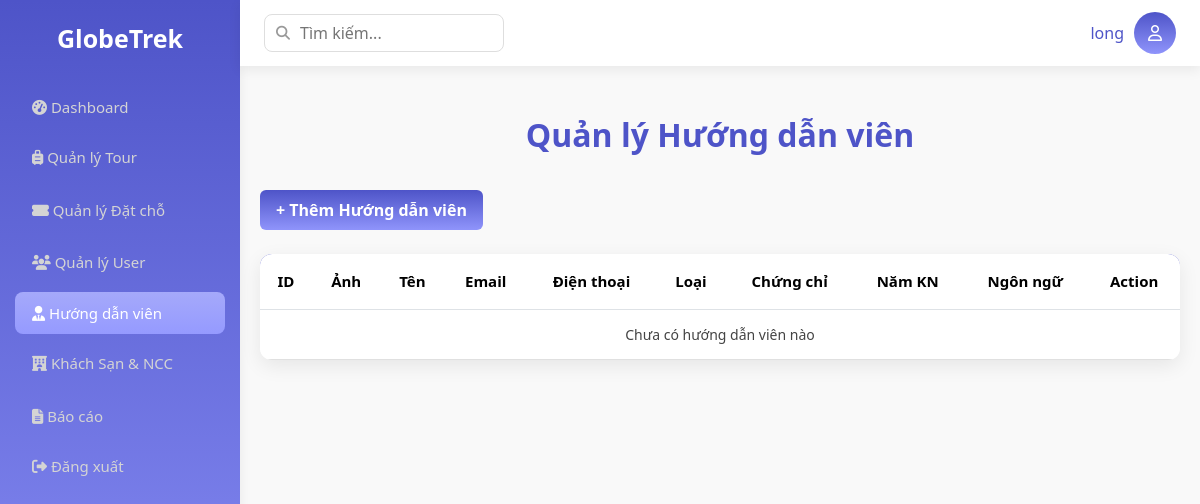
The page /Base/?action=list-guide (signed in) on the database as committed earlier.
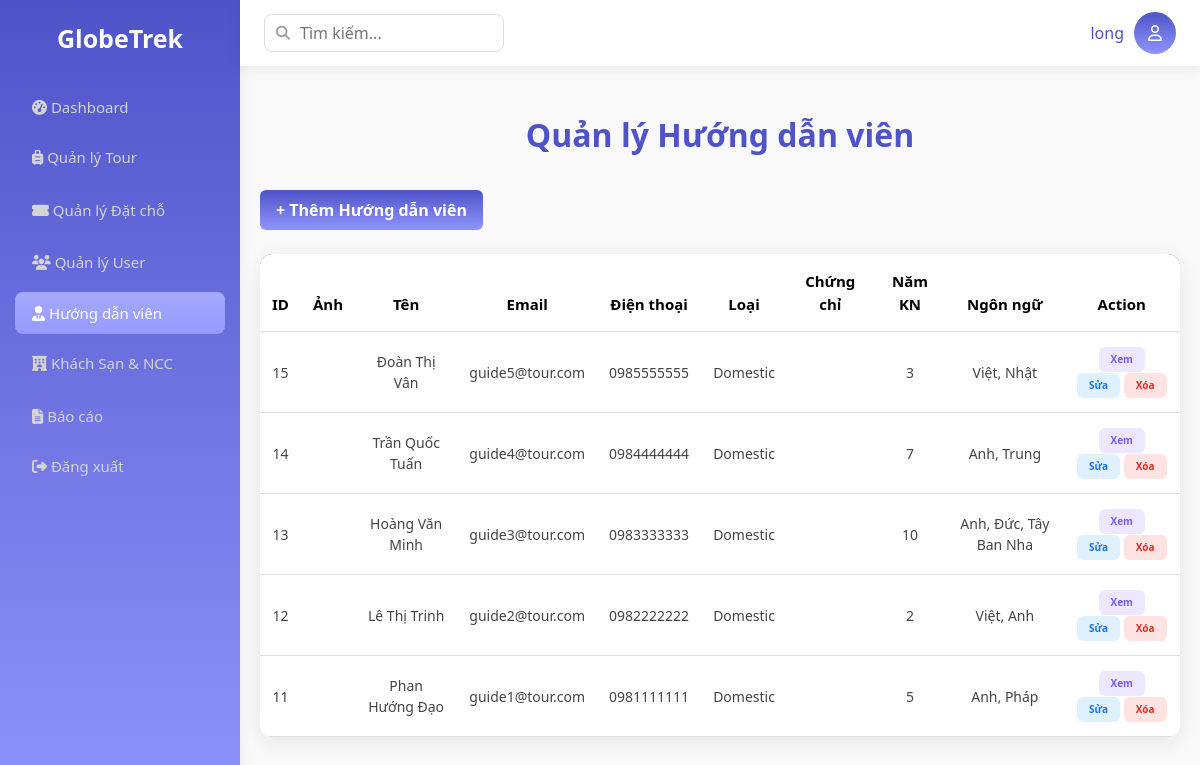
The same page on the database as committed later.
### tables this page shows
CREATE TABLE `guide_profiles` (
  `user_id` int NOT NULL,
  `category` enum('domestic','international') DEFAULT 'domestic',
  `specialty_route` varchar(255) DEFAULT NULL,
  `specialty_group` enum('corporate','leisure','vip','standard') DEFAULT 'standard',
  `certification` text,
  `health_status` text,
  `notes` text,
  `date_of_birth` date DEFAULT NULL,
  `photo_url` varchar(255) DEFAULT NULL,
  `experience_years` int DEFAULT NULL,
  `languages` varchar(255) DEFAULT NULL
);

CREATE TABLE `users` (
  `id` int NOT NULL,
  `email` varchar(150) NOT NULL,
  `password` varchar(255) NOT NULL,
  `name` varchar(100) NOT NULL,
  `phone` varchar(20) NOT NULL,
  `role` enum('admin','customer','guide') NOT NULL,
  `created_at` timestamp NULL DEFAULT CURRENT_TIMESTAMP
);

### Base/controllers/GuideController.php (called while the page is built, shortened)
<?php
class GuideController
{
    public function listGuide()
    {
        $guides = new GuideModel();
        $listGuides = $guides->getAll();
        require_once PATH_VIEW . 'main.php';
    }
}

### Base/index.php (called while the page is built, shortened)
<?php
spl_autoload_register(function ($class) {
    $fileName = "$class.php";
    $fileModel              = PATH_MODEL . $fileName;
});
require_once './routes/index.php';

### Base/models/BaseModel.php (called while the page is built, shortened)
<?php
class BaseModel
{
    protected $pdo;
    public function __construct()
    {
        $dsn = sprintf('mysql:host=%s;port=%s;dbname=%s;charset=utf8', DB_HOST, DB_PORT, DB_NAME);
        try {
            $this->pdo = new PDO($dsn, DB_USERNAME, DB_PASSWORD, DB_OPTIONS);
        } catch (PDOException $e) {
            die("Kết nối cơ sở dữ liệu thất bại: {$e->getMessage()}. Vui lòng thử lại sau.");
        }
    }
    public function __destruct()
    {
        $this->pdo = null;
    }
    public function getConnection()
    {
        return $this->pdo;
}
}

### Base/models/GuideModel.php (called while the page is built, shortened)
<?php
class GuideModel
{
    public $db;
    protected $tableUser = 'users';
    protected $tableProfile = 'guide_profiles';
    public function __construct()
    {
        $baseModel = new BaseModel();
        $this->db = $baseModel->getConnection();
    }
    public function getAll()
    {
        $sql = "SELECT u.*, gp.*
                FROM {$this->tableUser} u
                JOIN {$this->tableProfile} gp ON u.id = gp.user_id
                WHERE u.role='guide'
                ORDER BY u.id DESC";
        $stmt = $this->db->prepare($sql);
        $stmt->execute();
        return $stmt->fetchAll();
    }
}

### Base/views/admin/guides/list-guide.php (the view, shortened to what this page needs)
<?php include PATH_VIEW . 'layout/header.php'; ?>
<div class="main">
    <h2>Quản lý Hướng dẫn viên</h2>
    <a href="<?= BASE_URL ?>?action=create-guide" class="btn btn-nut">+ Thêm Hướng dẫn viên</a>
    <section class="mt-4">
        <table class="table">
            <thead>
                <tr>
                    <th>ID</th>
                    <th>Ảnh</th>
                    <th>Tên</th>
                    <th>Email</th>
                    <th>Điện thoại</th>
                    <th>Loại</th>
                    <th>Chứng chỉ</th>
                    <th>Năm KN</th>
                    <th>Ngôn ngữ</th>
                    <th>Action</th>
                </tr>
            </thead>
            <tbody>
                <?php foreach ($listGuides as $g): ?>
                    <tr>
                        <td><?= $g['id'] ?></td>
                        <td>
                        </td>
                        <td><?= htmlspecialchars($g['name']) ?></td>
                        <td><?= htmlspecialchars($g['email']) ?></td>
                        <td><?= htmlspecialchars($g['phone']) ?></td>
                        <td><?= htmlspecialchars(ucfirst($g['category'])) ?></td>
                        <td><?= htmlspecialchars($g['certification']) ?></td>
                        <td><?= htmlspecialchars($g['experience_years']) ?></td>
                        <td><?= !empty($g['languages']) ? htmlspecialchars($g['languages']) : 'Không có' ?></td>
                        <td>
                            <a href="<?= BASE_URL ?>?action=detail-guide&id=<?= $g['id'] ?>" class="btn view">Xem</a>
                            <a href="<?= BASE_URL ?>?action=update-guide&id=<?= $g['id'] ?>" class="btn edit">Sửa</a>
                            <a href="<?= BASE_URL ?>?action=delete-guide&id=<?= $g['id'] ?>"
                                onclick="return confirm('Bạn có chắc chắn muốn xóa hướng dẫn viên này không?')"
                                class="btn delete">Xóa</a>
                        </td>
                    </tr>
                <?php endforeach; ?>
                <?php if (empty($listGuides)): ?>
                    <tr>
                        <td colspan="10" style="text-align:center;">Chưa có hướng dẫn viên nào</td>
                    </tr>
                <?php endif; ?>
            </tbody>
        </table>
    </section>
</div>
<?php include PATH_VIEW . 'layout/footer.php'; ?>

Rows that differ between the two databases and show on the page:
added guide_profiles: user_id "15", user_id.name "Đoàn Thị Vân", user_id.email "guide5@tour.com", user_id.phone "0985555555", category "Domestic", experience_years "3", languages "Việt, Nhật"
added guide_profiles: user_id "14", user_id.name "Trần Quốc Tuấn", user_id.email "guide4@tour.com", user_id.phone "0984444444", category "Domestic", experience_years "7", languages "Anh, Trung"
added guide_profiles: user_id "13", user_id.name "Hoàng Văn Minh", user_id.email "guide3@tour.com", user_id.phone "0983333333", category "Domestic", experience_years "10", languages "Anh, Đức, Tây Ban Nha"
added guide_profiles: user_id "12", user_id.name "Lê Thị Trinh", user_id.email "guide2@tour.com", user_id.phone "0982222222", category "Domestic", experience_years "2", languages "Việt, Anh"
added guide_profiles: user_id "11", user_id.name "Phan Hướng Đạo", user_id.email "guide1@tour.com", user_id.phone "0981111111", category "Domestic", experience_years "5", languages "Anh, Pháp"
Other text that changed with them:
text no longer shown: "Chưa có hướng dẫn viên nào"
